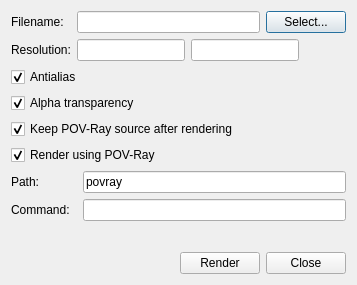
<ui version="4.0" >
 <class>POVRayDialog</class>
 <widget class="QDialog" name="POVRayDialog" >
  <property name="geometry" >
   <rect>
    <x>0</x>
    <y>0</y>
    <width>357</width>
    <height>285</height>
   </rect>
  </property>
  <property name="sizePolicy" >
   <sizepolicy vsizetype="MinimumExpanding" hsizetype="Preferred" >
    <horstretch>0</horstretch>
    <verstretch>0</verstretch>
   </sizepolicy>
  </property>
  <property name="windowTitle" >
   <string>POV-Ray Export</string>
  </property>
  <layout class="QGridLayout" name="gridLayout" >
   <item row="0" column="1" colspan="2" >
    <layout class="QHBoxLayout" name="horizontalLayout_4" >
     <item>
      <widget class="QLineEdit" name="fileName" />
     </item>
     <item>
      <widget class="QPushButton" name="selectFileName" >
       <property name="text" >
        <string>Select...</string>
       </property>
      </widget>
     </item>
    </layout>
   </item>
   <item row="1" column="1" colspan="2" >
    <layout class="QHBoxLayout" name="horizontalLayout" >
     <item>
      <widget class="QLineEdit" name="dimX" />
     </item>
     <item>
      <widget class="QLineEdit" name="dimY" />
     </item>
     <item>
      <spacer name="horizontalSpacer" >
       <property name="orientation" >
        <enum>Qt::Horizontal</enum>
       </property>
       <property name="sizeHint" stdset="0" >
        <size>
         <width>40</width>
         <height>20</height>
        </size>
       </property>
      </spacer>
     </item>
    </layout>
   </item>
   <item row="6" column="2" >
    <layout class="QHBoxLayout" name="horizontalLayout_6" >
     <item>
      <widget class="QLineEdit" name="povrayPath" >
       <property name="text" >
        <string>povray</string>
       </property>
      </widget>
     </item>
    </layout>
   </item>
   <item row="7" column="2" >
    <layout class="QHBoxLayout" name="horizontalLayout_5" >
     <item>
      <widget class="QLineEdit" name="command" />
     </item>
    </layout>
   </item>
   <item row="8" column="0" colspan="3" >
    <spacer name="verticalSpacer_2" >
     <property name="orientation" >
      <enum>Qt::Vertical</enum>
     </property>
     <property name="sizeType" >
      <enum>QSizePolicy::MinimumExpanding</enum>
     </property>
     <property name="sizeHint" stdset="0" >
      <size>
       <width>20</width>
       <height>0</height>
      </size>
     </property>
    </spacer>
   </item>
   <item row="9" column="0" colspan="3" >
    <layout class="QHBoxLayout" name="horizontalLayout_2" >
     <item>
      <spacer name="horizontalSpacer_2" >
       <property name="orientation" >
        <enum>Qt::Horizontal</enum>
       </property>
       <property name="sizeHint" stdset="0" >
        <size>
         <width>40</width>
         <height>20</height>
        </size>
       </property>
      </spacer>
     </item>
     <item>
      <widget class="QPushButton" name="render" >
       <property name="text" >
        <string>Render</string>
       </property>
      </widget>
     </item>
     <item>
      <widget class="QPushButton" name="close" >
       <property name="text" >
        <string>Close</string>
       </property>
      </widget>
     </item>
    </layout>
   </item>
   <item row="0" column="0" >
    <widget class="QLabel" name="label_4" >
     <property name="text" >
      <string>Filename:</string>
     </property>
     <property name="buddy" >
      <cstring>dimX</cstring>
     </property>
    </widget>
   </item>
   <item row="1" column="0" >
    <widget class="QLabel" name="label" >
     <property name="text" >
      <string>Resolution:</string>
     </property>
     <property name="buddy" >
      <cstring>dimX</cstring>
     </property>
    </widget>
   </item>
   <item row="2" column="0" colspan="3" >
    <widget class="QCheckBox" name="antialias" >
     <property name="toolTip" >
      <string>Use full scene antialiasing</string>
     </property>
     <property name="text" >
      <string>Antialias</string>
     </property>
     <property name="checked" >
      <bool>true</bool>
     </property>
    </widget>
   </item>
   <item row="3" column="0" colspan="3" >
    <widget class="QCheckBox" name="transparency" >
     <property name="toolTip" >
      <string>Set the background color to be transparent</string>
     </property>
     <property name="text" >
      <string>Alpha transparency</string>
     </property>
     <property name="checked" >
      <bool>true</bool>
     </property>
    </widget>
   </item>
   <item row="7" column="0" >
    <widget class="QLabel" name="label_5" >
     <property name="text" >
      <string>Command:</string>
     </property>
     <property name="buddy" >
      <cstring>dimX</cstring>
     </property>
    </widget>
   </item>
   <item row="5" column="0" colspan="3" >
    <widget class="QCheckBox" name="renderDirect" >
     <property name="toolTip" >
      <string>Render the molecule directly using command line POV-Ray</string>
     </property>
     <property name="text" >
      <string>Render using POV-Ray</string>
     </property>
     <property name="checked" >
      <bool>true</bool>
     </property>
    </widget>
   </item>
   <item row="4" column="0" colspan="3" >
    <widget class="QCheckBox" name="keepSource" >
     <property name="toolTip" >
      <string>Keep the POV-Ray source after rendering has completed</string>
     </property>
     <property name="text" >
      <string>Keep POV-Ray source after rendering</string>
     </property>
     <property name="checked" >
      <bool>true</bool>
     </property>
    </widget>
   </item>
   <item row="6" column="0" >
    <widget class="QLabel" name="label_6" >
     <property name="text" >
      <string>Path:</string>
     </property>
     <property name="buddy" >
      <cstring>dimX</cstring>
     </property>
    </widget>
   </item>
  </layout>
  <zorder>label_4</zorder>
  <zorder>label</zorder>
  <zorder>antialias</zorder>
  <zorder>transparency</zorder>
  <zorder>label_5</zorder>
  <zorder>renderDirect</zorder>
  <zorder>keepSource</zorder>
  <zorder>label_6</zorder>
 </widget>
 <tabstops>
  <tabstop>fileName</tabstop>
  <tabstop>selectFileName</tabstop>
  <tabstop>dimX</tabstop>
  <tabstop>dimY</tabstop>
  <tabstop>antialias</tabstop>
  <tabstop>transparency</tabstop>
  <tabstop>keepSource</tabstop>
  <tabstop>renderDirect</tabstop>
  <tabstop>povrayPath</tabstop>
  <tabstop>command</tabstop>
  <tabstop>render</tabstop>
  <tabstop>close</tabstop>
 </tabstops>
 <resources/>
 <connections>
  <connection>
   <sender>close</sender>
   <signal>clicked()</signal>
   <receiver>POVRayDialog</receiver>
   <slot>close()</slot>
   <hints>
    <hint type="sourcelabel" >
     <x>369</x>
     <y>192</y>
    </hint>
    <hint type="destinationlabel" >
     <x>206</x>
     <y>105</y>
    </hint>
   </hints>
  </connection>
 </connections>
</ui>
